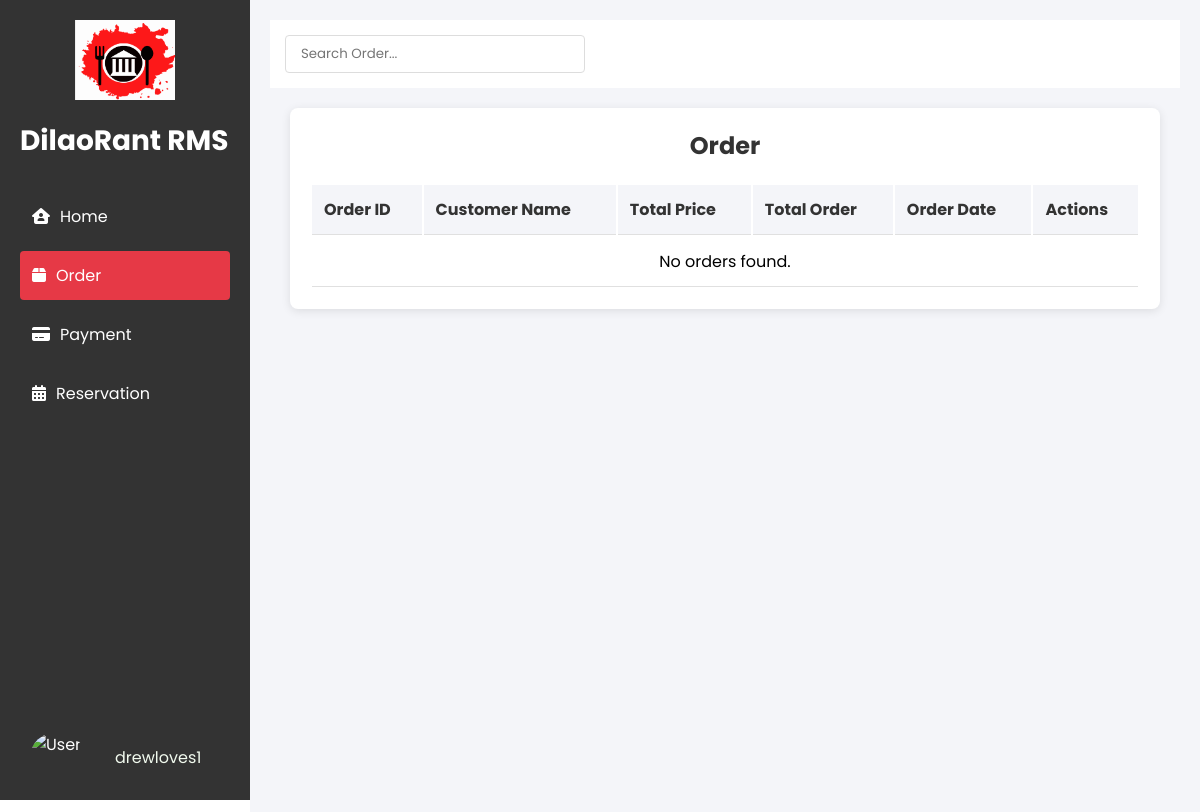
The app's page /cash/Order (signed in), older data.
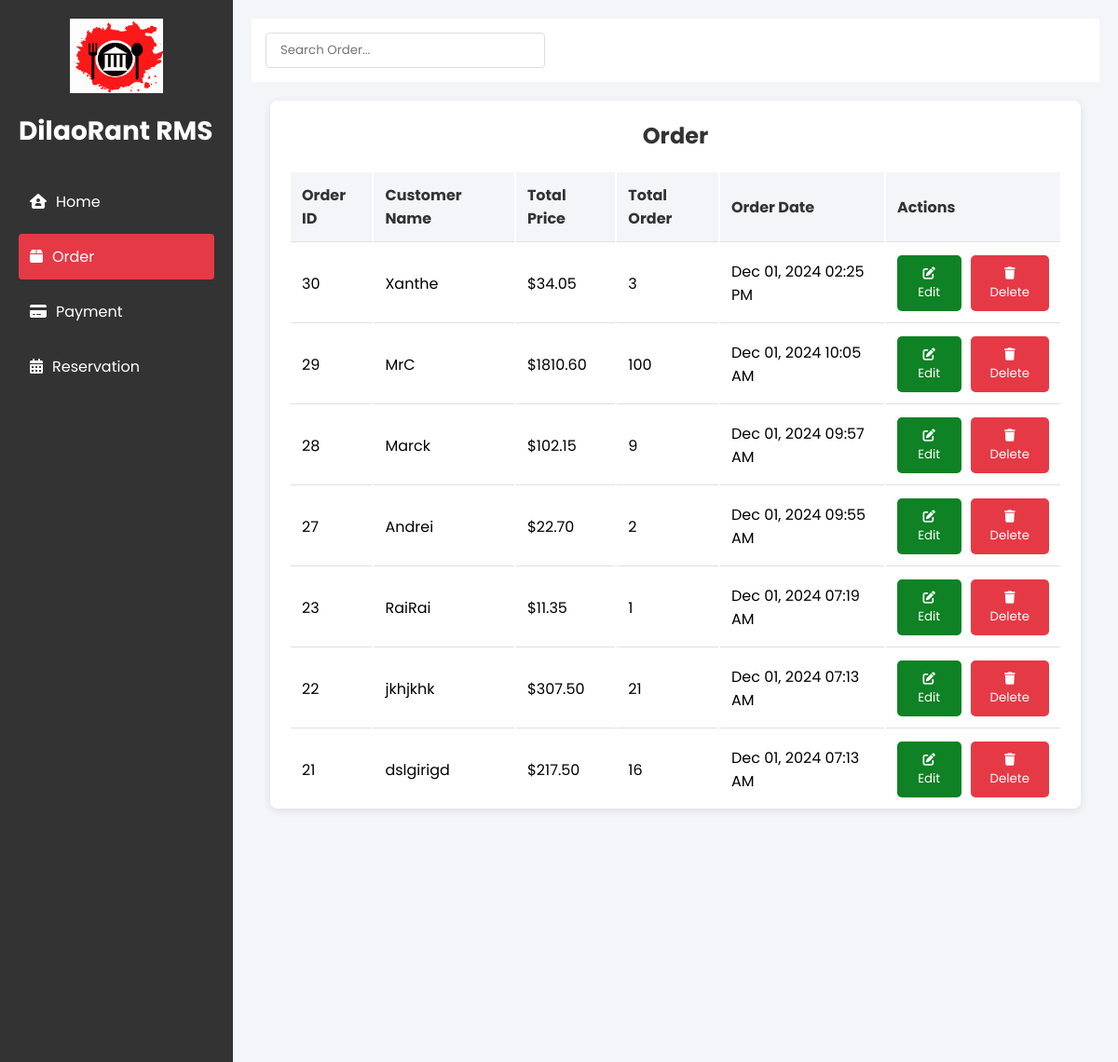
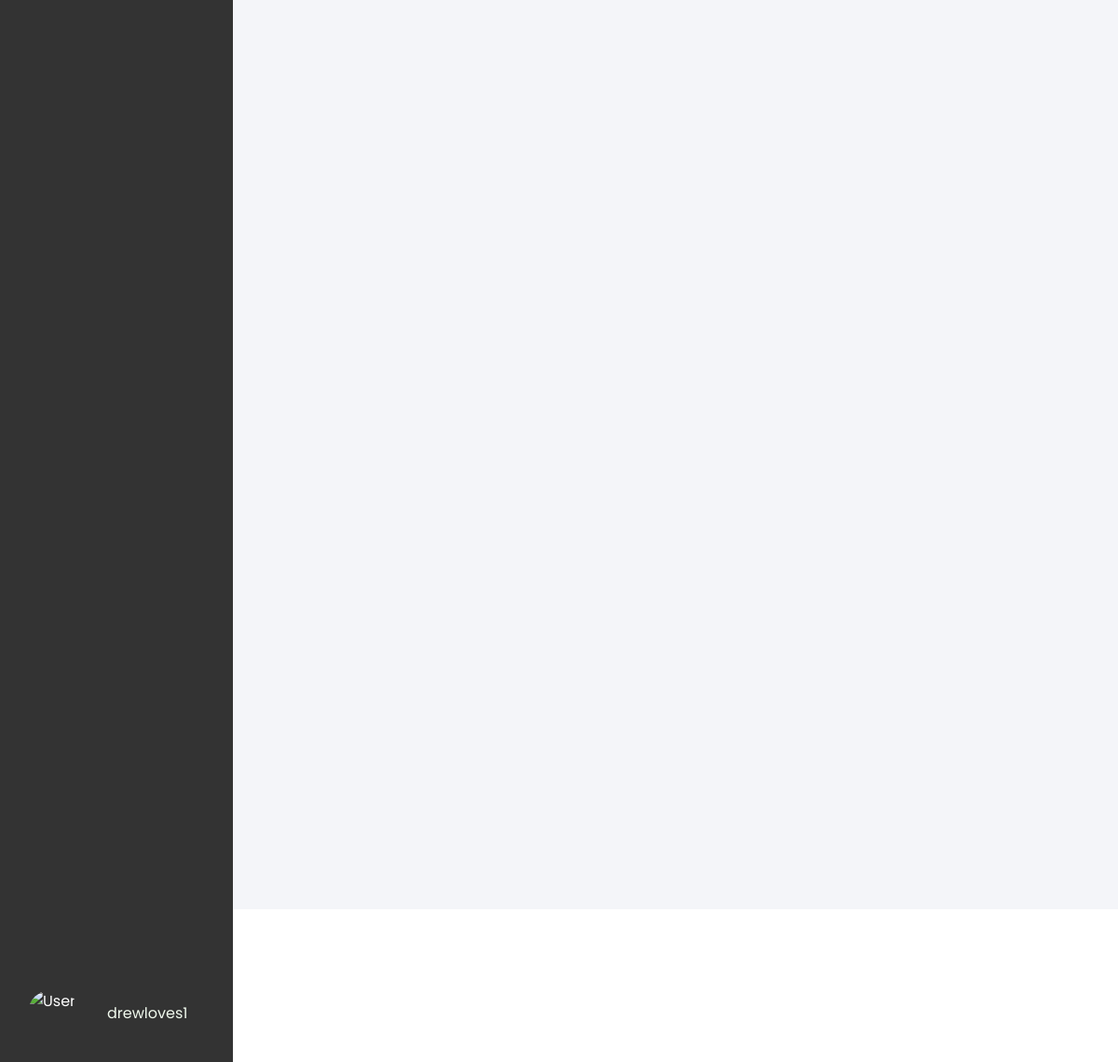
The same page, newer data (2 pictures, top to bottom).
### cashier_home/models.py (models this page shows, shortened)
class Order(models.Model):
    order_id = models.AutoField(primary_key=True)
    customer_name = models.CharField(max_length=100)
    total_amount = models.DecimalField(max_digits=10, decimal_places=2)
    total_items = models.IntegerField(default=0)  # Optional: track total number of items
    order_date = models.DateTimeField(default=timezone.now)  # Using timezone.now instead of auto_now_add
    created_at = models.DateTimeField(default=datetime.now)
    class Meta:
        ordering = ['-order_date']  # Optional: default orderingpy

### accountsCashier/Order/views.py (the view)
# urls.py: path('',views.order_view,name="order_view"),
@login_required(login_url='login')
def order_view(request):
    orders = Order.objects.all().order_by('-order_date')
    return render(request, 'Order/Order.html', {'orders': orders})

### accountsCashier/Order/templates/Order/Order.html (shortened to what this page needs)
{% load static %}
<!DOCTYPE html>
<html lang="en">
<head>
    <link rel="stylesheet" href="https://cdnjs.cloudflare.com/ajax/libs/font-awesome/6.0.0/css/all.min.css">
</head>
<body>
    <div class="sidebar">
        <div class="logo">
            <a href="{% url 'cashier_home_view' %}">
                <img src="{% static 'accounts/bg3.png' %}" alt="DilaoRant Logo">
            </a>
            <div class="logo-text">
                DilaoRant RMS
            </div>
        </div>
        <div style="margin-top: 30px;">
            <a href="{% url 'cashier_home_view' %}" class="menu-item">
                <i class="fas fa-house-user"></i>
                Home
            </a>
            <div class="selected">
                <a href="{% url 'order_view' %}" class="menu-item">
                    <i class="fas fa-box"></i>
                    Order
                </a>
            </div>
            <a href="{% url 'payment_view' %}" class="menu-item">
                <i class="fas fa-credit-card"></i>
                Payment
            </a>
            <a href="{% url 'reservation_view' %}" class="menu-item">
                <i class="fas fa-calendar-alt"></i>
                Reservation
            </a>
            <div class="account-section">
                <div class="account-info">
                    <img src="{% static 'User/user.jpg' %}" alt="User">
                    <span>{{ user.username }}</span>
                </div>
            </div>
        </div>
    </div>
    <div class="main-content">
        <div class="top-bar">
            <input type="text" class="search-bar" id="searchInput" placeholder="Search Order..."
                onkeyup="performSearch()">
        </div>
        <div class="main-content">
            <div class="schedule-container">
                <div class="schedule-header">
                    <h2 class="schedule-title">Order</h2>
                </div>
                <table class="schedule-table">
                    <thead>
                        <tr>
                            <th>Order ID</th>
                            <th>Customer Name</th>
                            <th>Total Price</th>
                            <th>Total Order</th>
                            <th>Order Date</th>
                            <th>Actions</th>
                        </tr>
                    </thead>
                    <tbody>
                        {% for order in orders %}
                        <tr>
                            <td>{{ order.order_id }}</td>
                            <td>{{ order.customer_name }}</td>
                            <td>${{ order.total_amount }}</td>
                            <td>{{ order.total_items }}</td>
                            <td>{{ order.order_date|date:"M d, Y h:i A" }}</td>
                            <td>
                                <div class="action-buttons">
                                    <button class="btn btn-edit btn-tooltip"
                                        onclick="showEditPopup('{{ order.order_id }}', '{{ order.customer_name }}', '{{ order.total_amount }}', '{{ order.total_items }}')"
                                        data-tooltip="Edit Order">
                                        <i class="fas fa-edit"></i> Edit
                                    </button>
                                    <button class="btn btn-delete btn-tooltip"
                                        onclick="delete_order('{{ order.order_id }}')" data-tooltip="Delete Order">
                                        <i class="fas fa-trash"></i> Delete
                                    </button>
                                </div>
                            </td>
                        </tr>
                        {% empty %}
                        <tr>
                            <td colspan="6" style="text-align: center;">No orders found.</td>
                        </tr>
                        {% endfor %}
                    </tbody>
                </table>
            </div>
        </div>
    </div>
</body>
</html>

Row changes from the older to the newer data that the page shows:
added Order: order_id "30", customer_name "Xanthe", total_amount "34.05", total_items "3", order_date "Dec 01, 2024 02:25 PM"
added Order: order_id "29", customer_name "MrC", total_amount "1810.60", total_items "100", order_date "Dec 01, 2024 10:05 AM"
added Order: order_id "28", customer_name "Marck", total_amount "102.15", total_items "9", order_date "Dec 01, 2024 09:57 AM"
added Order: order_id "27", customer_name "Andrei", total_amount "22.70", total_items "2", order_date "Dec 01, 2024 09:55 AM"
added Order: order_id "23", customer_name "RaiRai", total_amount "11.35", total_items "1", order_date "Dec 01, 2024 07:19 AM"
added Order: order_id "22", customer_name "jkhjkhk", total_amount "307.50", total_items "21", order_date "Dec 01, 2024 07:13 AM"
added Order: order_id "21", customer_name "dslgirigd", total_amount "217.50", total_items "16", order_date "Dec 01, 2024 07:13 AM"
Text that changed along with them:
text no longer shown: "No orders found."
